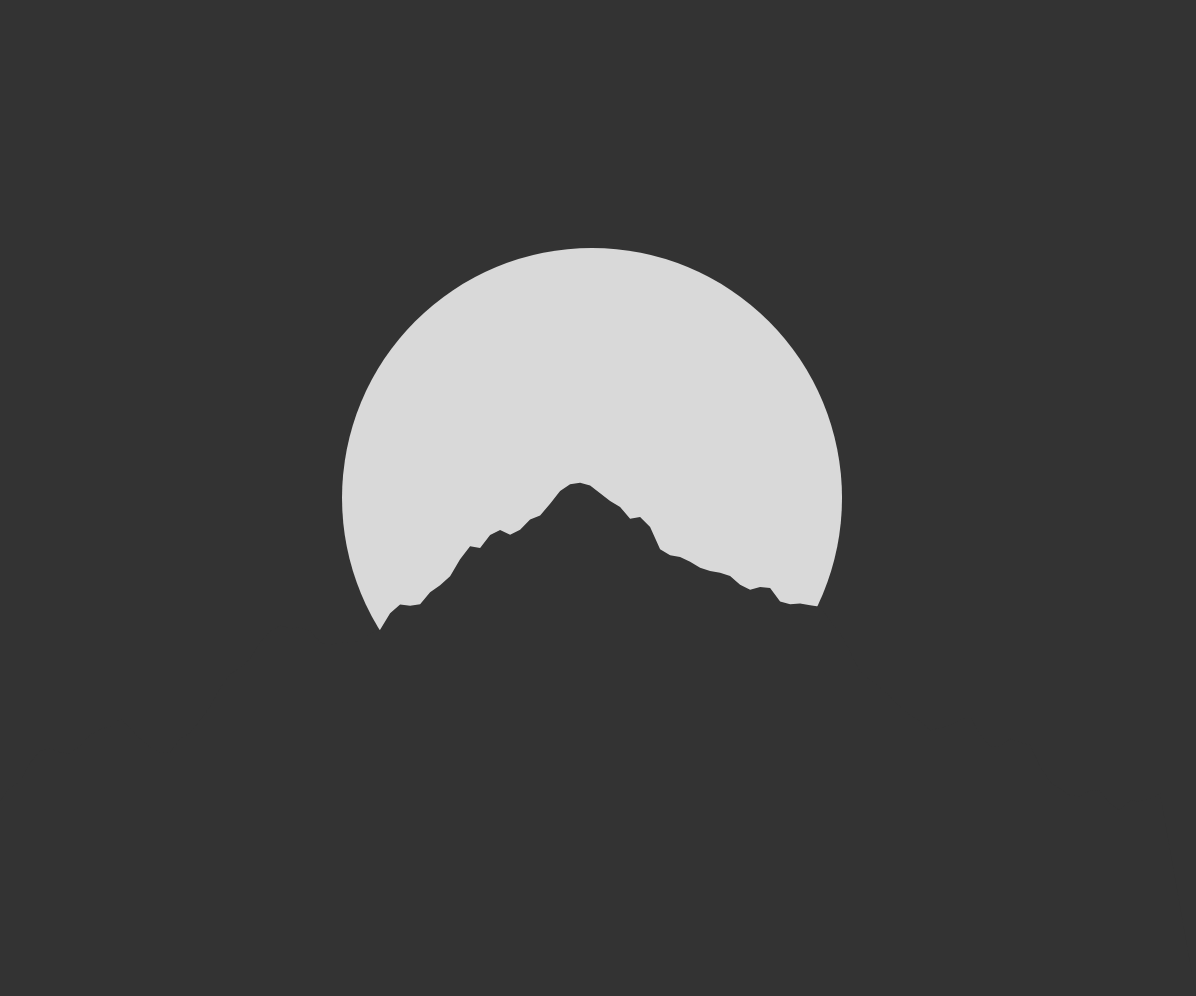
Frame 1 (no input)
Frame 60 (no input): identical to frame 1, image omitted
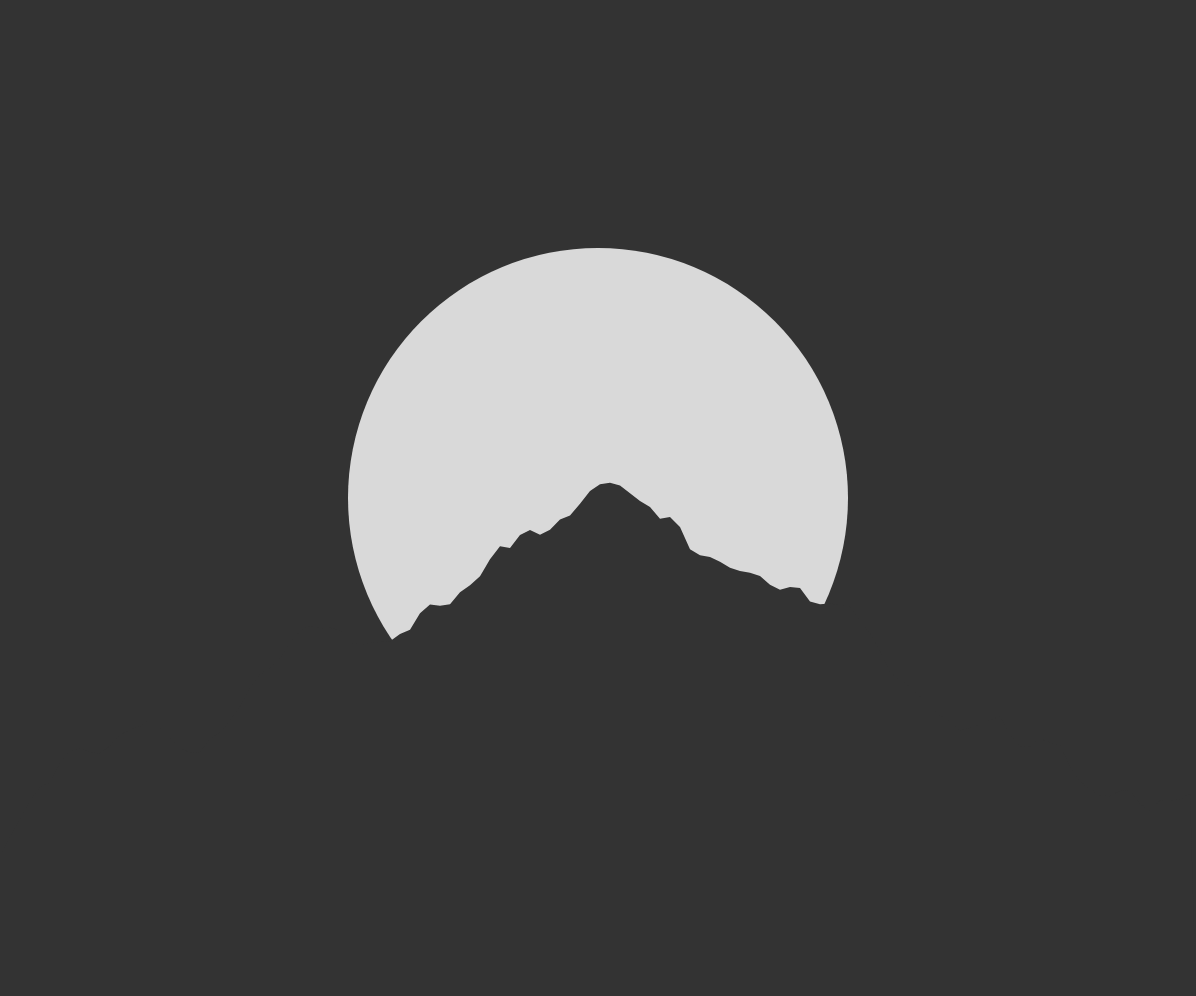
Frame 120 (the mouse pressed at the canvas centre since frame 60)

The p5.js sketch that drew these frames (run headless with seeded random() and noise() and a simulated clock; from frame 60 on, the mouse is pressed at the canvas centre):

// p5.js sketch
// ── sketch.js
function setup() {
	createCanvas(window.innerWidth-4,window.innerHeight-4);
	background(51);
}

function draw() {
	background(51);
	
	noStroke();
	fill(217);
	ellipse(width*0.5 + (mouseX - width*0.5) * 0.01, height*0.5, 500, 500);
	
	fill(51);
	beginShape();
	vertex(0, height);
	vertex(0, height);
	for (let x = 0; x < width; x += 10) {
		vertex(x + (mouseX - width*0.5) * 0.05, ((noise(x / 100) * height*0.2) + dist(width*0.5, 0, x, 0) / 2 + height*0.4) + height*0.5 * 0.05);
	}
	vertex(width, height);
	vertex(width, height);
	endShape();
}

function mouseClicked() {
	noiseSeed(random(0, 100000));
}
